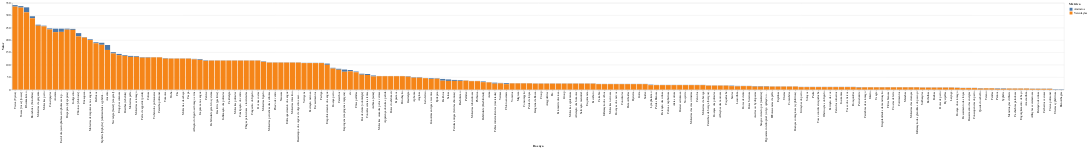

Source (notebook cell):
### Code cell
long = (
    df_ailments_per_ad
    .unpivot(
        index='Doença',                # columns to keep as-is
        on=['Anúncios', 'Veiculações'], # columns to stack
        variable_name='Métrica',        # name for the “former column name” column
        value_name='Valor'              # name for the stacked values
    )
)

alt.Chart(long).mark_bar().encode(
    x=alt.X('Doença:N', sort='-y'),
    y='Valor:Q',
    color='Métrica:N'
)

### Figure 1 — Vega-Lite specification as saved in the notebook (floating-point values rounded to 4 significant figures; data arrays with more than 128 entries replaced by an {"elided": "..."} marker saying what was removed)
{"config": {"view": {"continuousWidth": 300, "continuousHeight": 300}}, "data": {"name": "data-b795794570fed03bfd69683e5a8fc850"}, "mark": {"type": "bar"}, "encoding": {"color": {"field": "Métrica", "type": "nominal"}, "x": {"field": "Doença", "sort": "-y", "type": "nominal"}, "y": {"field": "Valor", "type": "quantitative"}}, "$schema": "https://vega.github.io/schema/vega-lite/v5.20.1.json", "datasets": {"data-b795794570fed03bfd69683e5a8fc850": {"elided": "364 records"}}}
